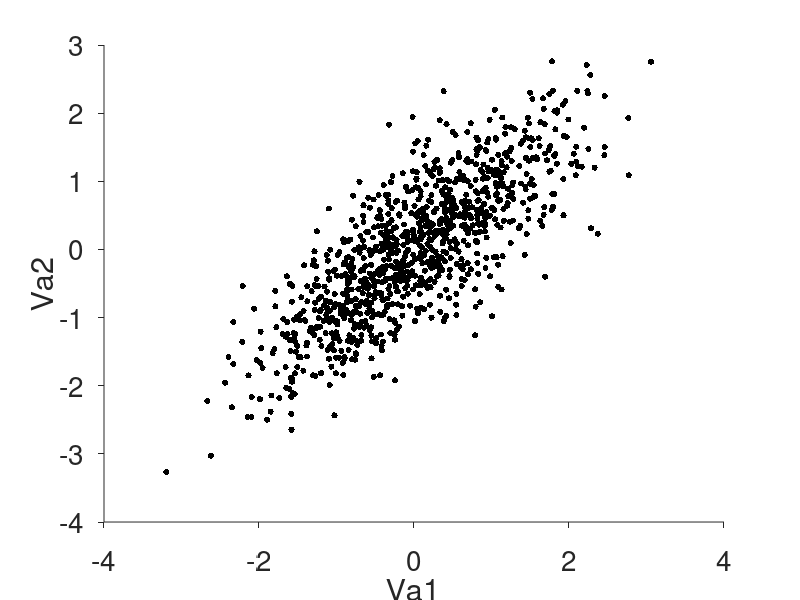
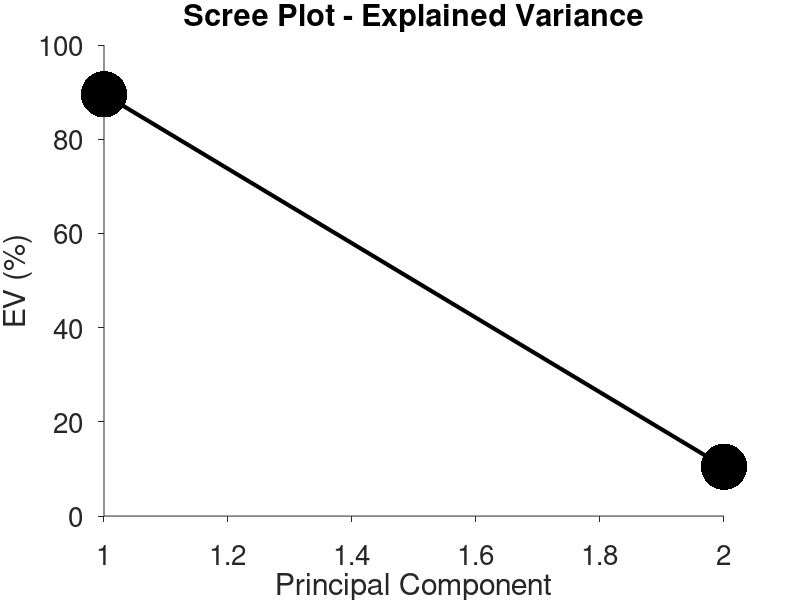
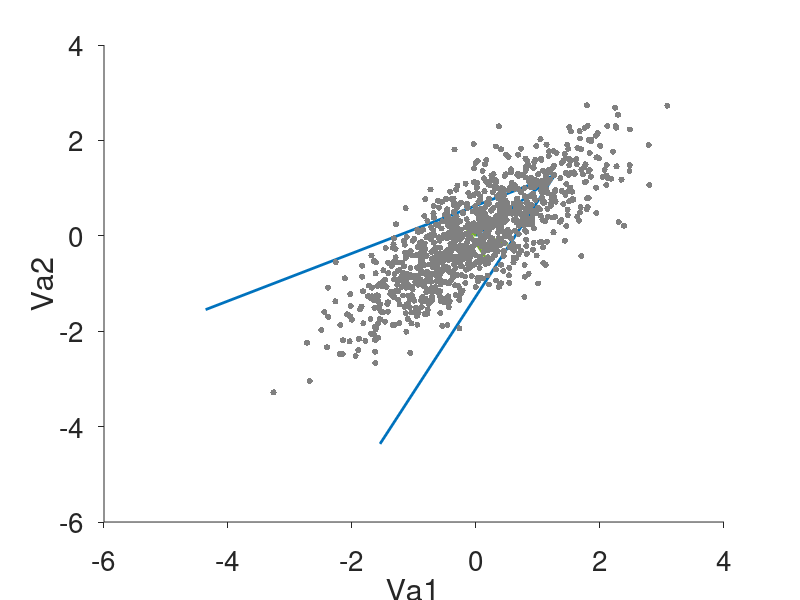
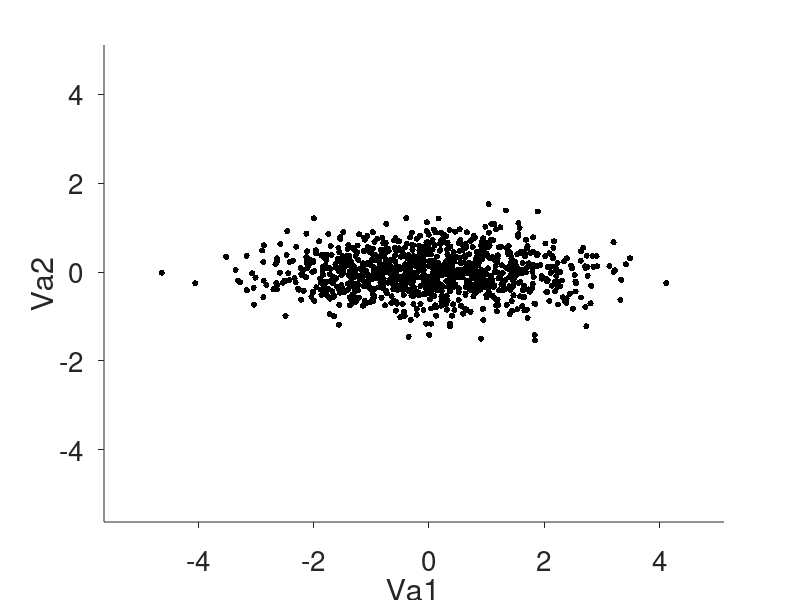

Write the MATLAB code that produced these figures, in order.
% Saman Abbaspoor 2024
% https://github.com/NeurosyntaxAcademy

%%

clear all, clc

%% Simulate a dataset
% Data = randi(100, [1000, 1]);
% Data(:, 2) = 2*Data(:, 1); %+rand([1000, 1]) * 5


%% Dataset 2
% Parameters
Correlation = 0.8;

% Generate two independent random variables
x1 = randn(1000, 1);
x2 = randn(1000, 1);

% Combine them with the desired correlation
x2 = Correlation * x1 + sqrt(1 - Correlation^2) * x2;

% Create the data matrix
Data = [x1, x2];



%% Plot data
figure('units','normalized','outerposition',[0 0 1 1])

scatter(Data(:, 1), Data(:, 2), 20, [0 0 0], 'Filled' )

xlabel('Va1')
ylabel('Va2')

set(gca, 'Box', 'off', 'tickdir', 'out', 'FontSize', 20)



%% Compute correlation matrix

% Method 1
% standardizedData = (Data - mean(Data))./std(Data);
% corrMatrix = (standardizedData' * standardizedData) / (size(Data, 1) - 1);

% Method 2
% standardizedData = zscore(standardizedData);
% corrMatrix = cov(standardizedData) / (size(Data, 1) - 1);

% Method 3
standardizedData = zscore(Data);
corrMatrix = corrcoef(standardizedData);


%% Compute PCA

% Perform eigen decomposition of the covariance matrix
[eigenvectors, eigenvalues] = eig(corrMatrix);

% Extract the eigenvalues from the diagonal matrix
eigenvalues = diag(eigenvalues);

% Sort the eigenvalues and corresponding eigenvectors in descending order
[eigenvalues, order] = sort(eigenvalues, 'descend');
eigenvectors = eigenvectors(:, order);


%% Explained Variance
figure('units','normalized','outerposition',[0 0 1 1])

plot(eigenvalues/sum(eigenvalues)*100, 'LineWidth', 3, 'Color', [0 0 0], 'Marker', '.', 'MarkerSize', 100)

title('Scree Plot - Explained Variance')
set(gca, 'Box', 'off', 'tickdir', 'out', 'FontSize', 20)
ylabel('EV (%)')
xlabel('Principal Component')


%%


figure('units','normalized','outerposition',[0 0 1 1])

scatter(standardizedData(:, 1), standardizedData(:, 2), 20, [0.5 0.5 0.5], 'Filled' ), hold on

for i = 1:2
    hold on
    quiver(0, 0, eigenvectors(1, i), eigenvectors(2, i), ...
        'LineWidth', 2, 'MaxHeadSize', 2, 'AutoScale', 'on', 'AutoScaleFactor', eigenvalues(i));
end


xlabel('Va1')
ylabel('Va2')

set(gca, 'Box', 'off', 'tickdir', 'out', 'FontSize', 20)


%% Project data to the principal components (eigenvectors)

PCs = standardizedData*eigenvectors(:, 1:2);

% Plot data
figure('units','normalized','outerposition',[0 0 1 1])

scatter(PCs(:, 1), PCs(:, 2), 20, [0 0 0], 'Filled' )

xlabel('Va1')
ylabel('Va2')

set(gca, 'Box', 'off', 'tickdir', 'out', 'FontSize', 20)

xlim([min(PCs(:, 1))-1 max(PCs(:, 1))+1])
ylim([min(PCs(:, 1))-1 max(PCs(:, 1))+1])







